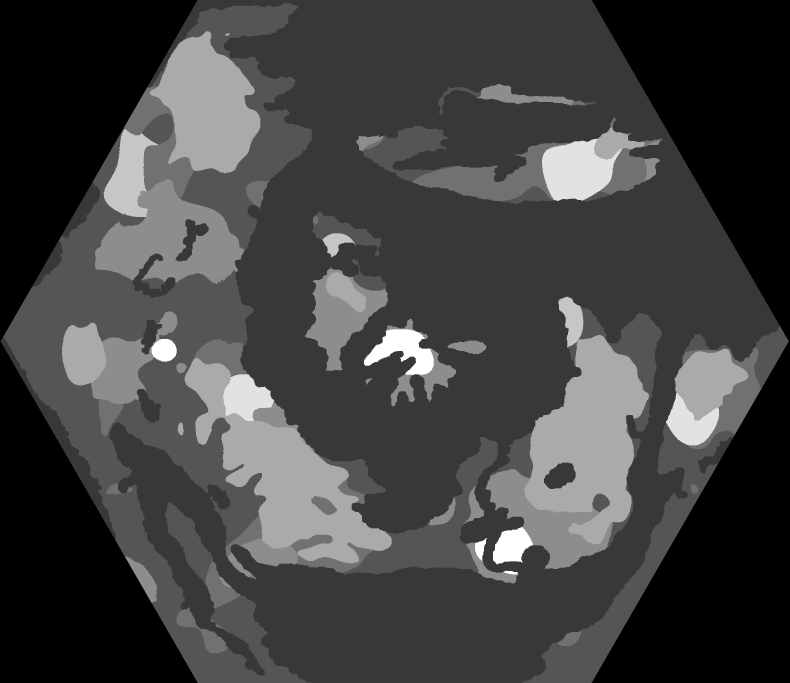
#> input picture game/art/map/map_biomes.png, 2368 x 2048 px, found by its file name (shown at 1/3 size)
$ python make_height.py
#> lines starting #> are read from the running program, lines starting #| are printed output that depends on the picture; after the words box and inside, x2 and y2 are one past the last pixel; in counts of white or black regions, pixels touching at a corner belong together; long printed decimals are rounded
# Висоти для об'єму гір (Huzzah 2026-10-24: «має відчуватися об'єм від того, що я піднімаюся на гору»).
# Своєї карти висот у світу немає, тому висота виводиться з біома гір (6): передгір'я плавно піднімаються до краю гір,
# усередині — масив із гребенями (шум). Результат: art/map/map_height.png (L8, того самого розміру, що map_biomes.png),
# 0 — низина, 255 — game.gd HEIGHT_MAX_M (900 м). Шейдер карти будує за ним світлотінь, cast.gd — висоту героя.
# Запуск: python3 tools/make_height.py  (з теки game)
import numpy as np
from PIL import Image, ImageFilter

b = np.array(Image.open('art/map/map_biomes.png'))
#> b is the input picture: shape (2048, 2368); min 0, max 9, mean 2.33
mask = (b == 6).astype(np.float32)
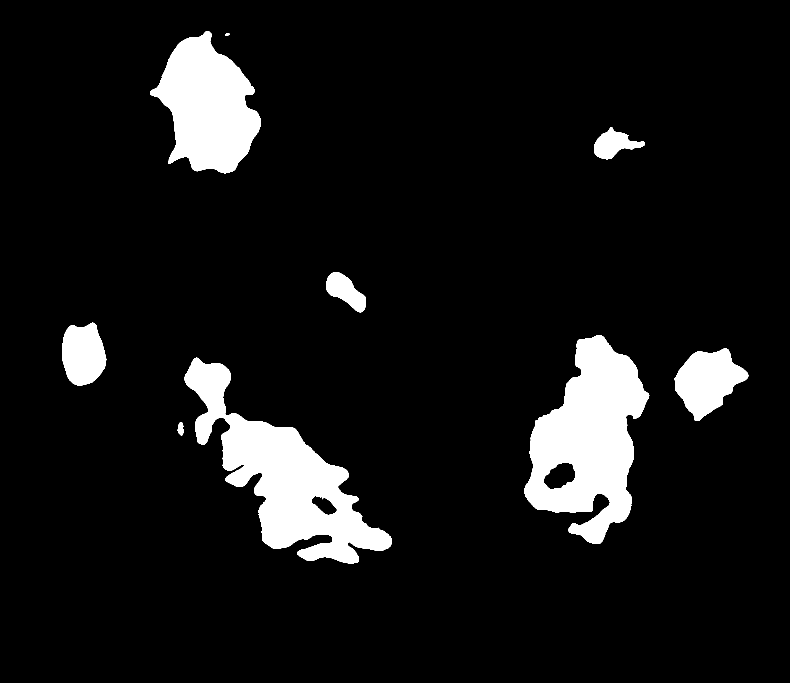
#> mask: shape (2048, 2368) float32 (shown at 1/3 size); values 0 (black) and 1 (white), 8.5% white; 9 white regions, largest, box (x1, y1, x2, y2) and area: (554, 1073, 1175, 1690) 130771, (1573, 1005, 1948, 1632) 130651, (450, 94, 782, 520) 86965
H, W = mask.shape
#> H = 2048; W = 2368


def blur(a, r):
#> called with r = 4
	im = Image.fromarray((a * 255).astype(np.uint8))
	return np.array(im.filter(ImageFilter.GaussianBlur(r))).astype(np.float32) / 255.0


def noise(cell, seed):
	rng = np.random.default_rng(seed)
	g = rng.random((H // cell + 2, W // cell + 2)).astype(np.float32)
	im = Image.fromarray((g * 255).astype(np.uint8)).resize((W + cell * 2, H + cell * 2), Image.BICUBIC)
	return np.array(im)[:H, :W].astype(np.float32) / 255.0


hb = blur(mask, 4) * 0.25 + blur(mask, 14) * 0.4 + blur(mask, 36) * 0.35
base = np.clip((hb - 0.05) / 0.8, 0.0, 1.0) ** 1.6
ridge = np.zeros_like(base)
for cell, w, seed in ((48, 0.5, 1), (20, 0.3, 2), (8, 0.2, 3)):
	n = noise(cell, seed)
	ridge += w * (1.0 - np.abs(2.0 * n - 1.0))
#> this loop made 3 passes
#> pass 1, in noise, `im = Image.fromarray((g * 255).astype(np.uint8)).resize((W + cell * 2,..`:
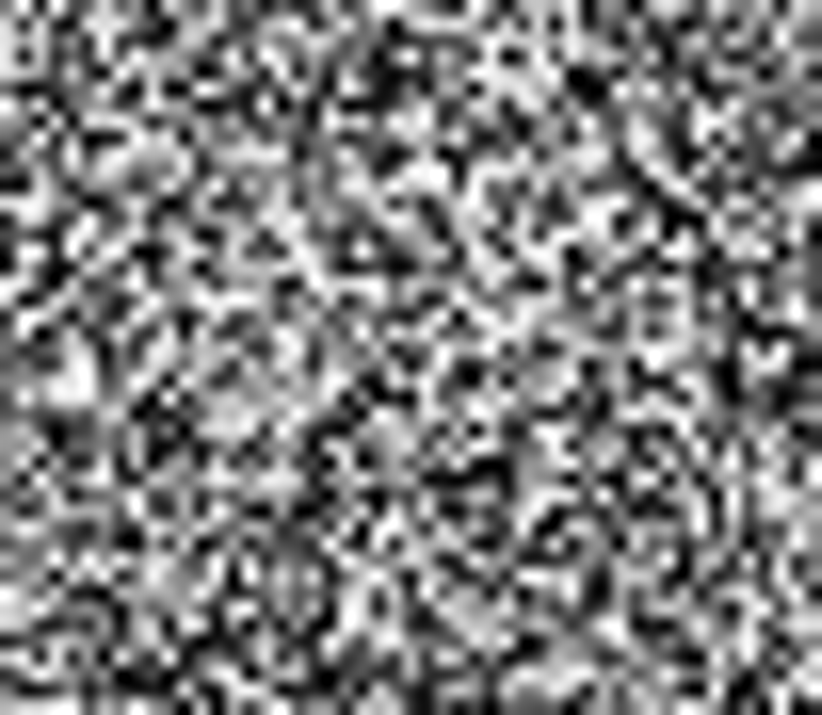
#> im: PIL image 2464x2144 L (shown at 1/3 size); min 0, max 255, mean 126.3
#> pass 1, `n = noise(cell, seed)`:
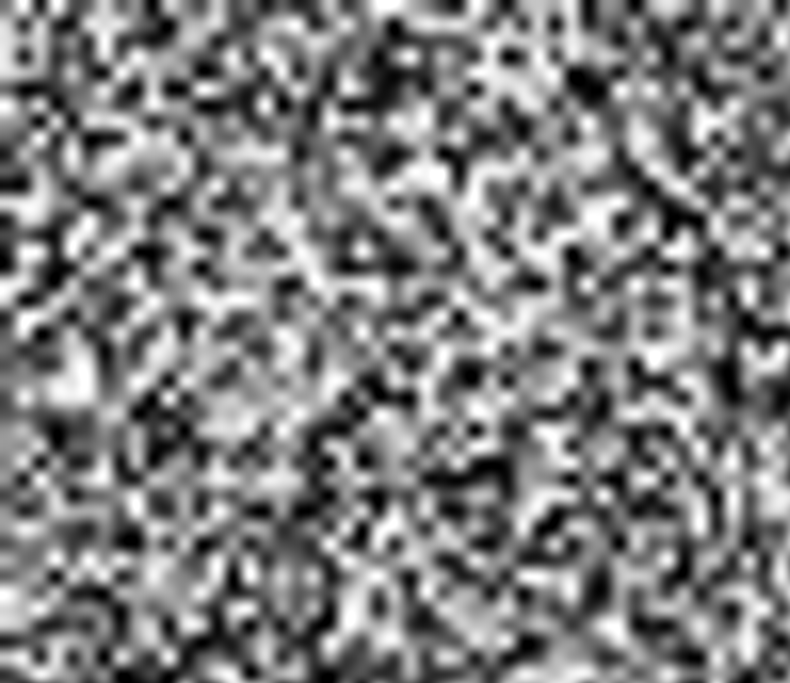
#> n: shape (2048, 2368) float32 (shown at 1/3 size); min 0, max 1, mean 0.497
#> pass 1, `ridge += w * (1.0 - np.abs(2.0 * n - 1.0))`:
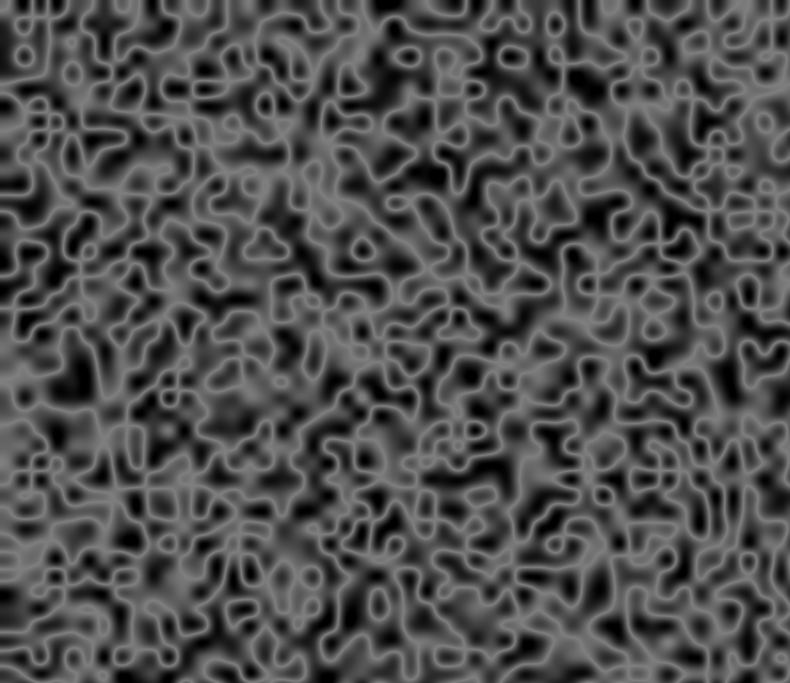
#> ridge: shape (2048, 2368) float32 (shown at 1/3 size); min 0, max 0.498, mean 0.304
#> after the loop:
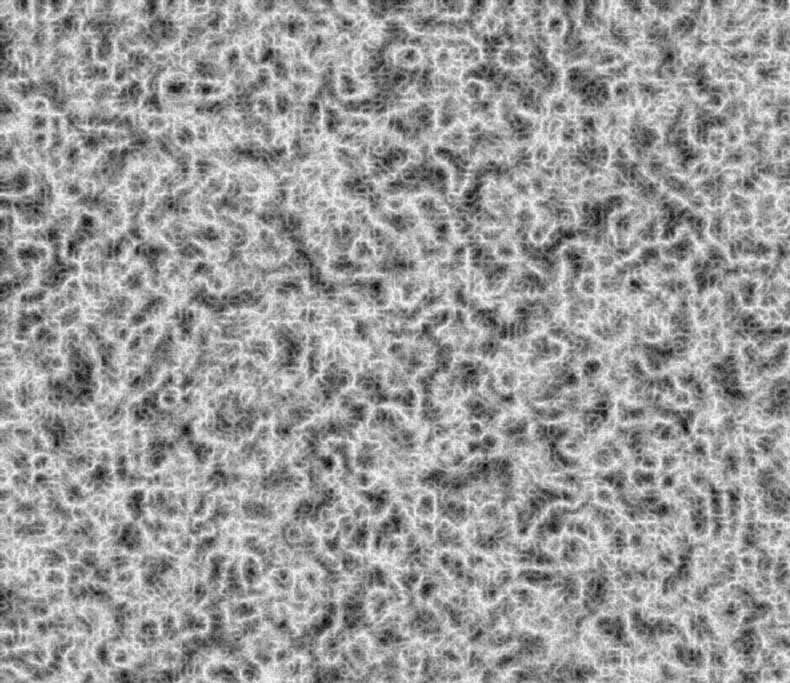
#> ridge: shape (2048, 2368) float32 (shown at 1/3 size); min 0, max 0.996, mean 0.607
h = base * (0.45 + 0.8 * ridge)
h = np.clip(h / max(h.max(), 1e-6), 0.0, 1.0)
# Вода — на нулі
w = np.array(Image.open('art/map/map_water.png').resize((W, H), Image.BILINEAR)).astype(np.float32) / 255.0
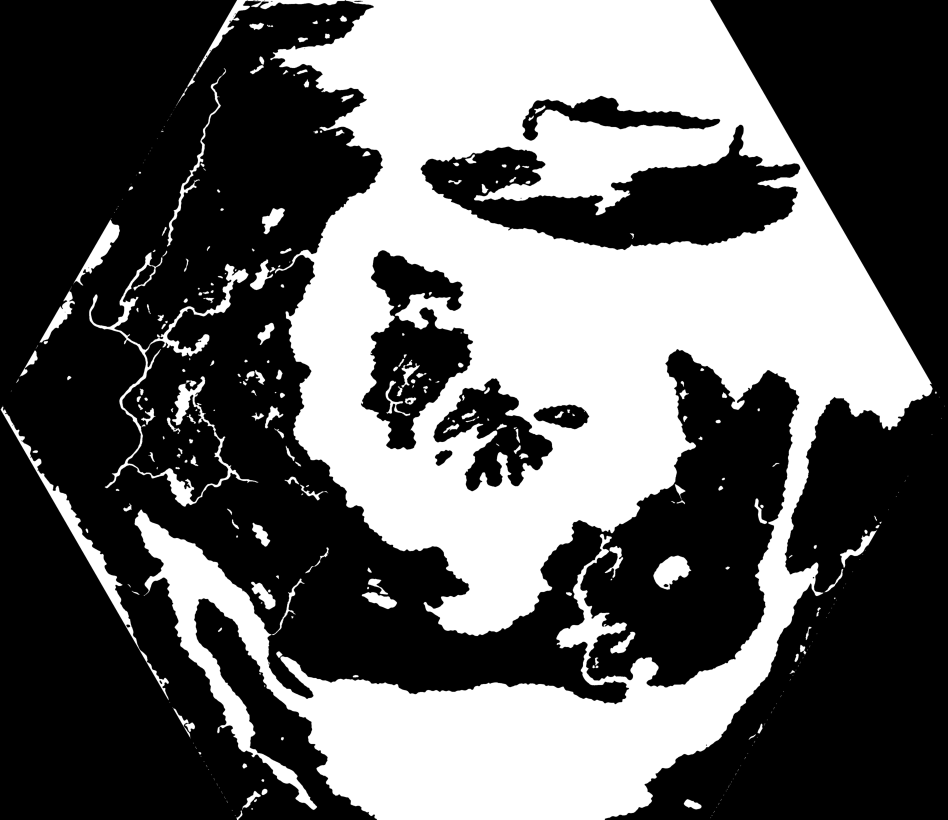
#> input picture game/art/map/map_water.png, 4736 x 4096 px, found by its file name (shown at 1/5 size)
h *= np.clip(1.0 - w * 2.0, 0.0, 1.0)
Image.fromarray((h * 255).astype(np.uint8), 'L').save('art/map/map_height.png', optimize=True)
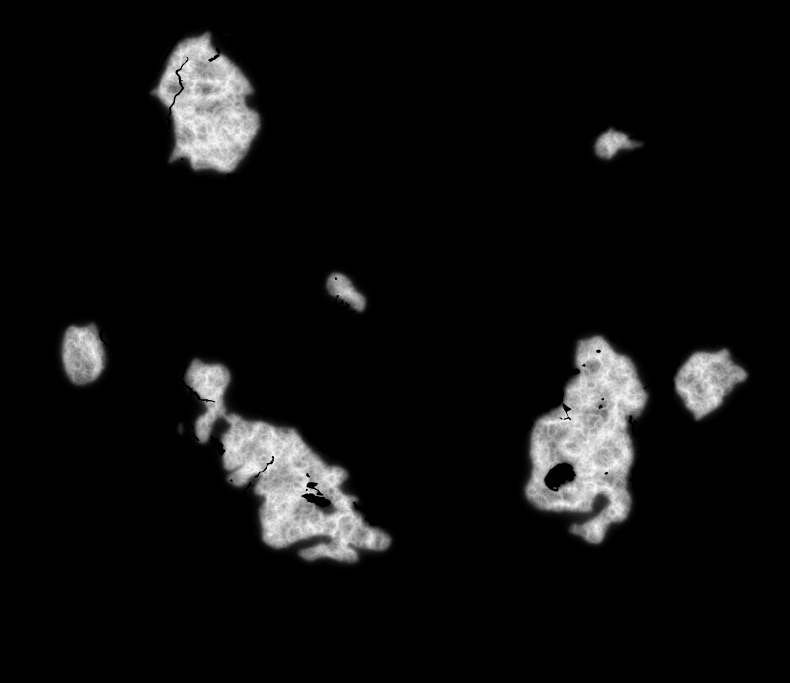
#> saved as map_height.png: PIL image 2368x2048 L (shown at 1/3 size); min 0, max 255, mean 15.1
print('map_height.png', W, H, 'mountain mean', float(h[mask > 0].mean()), 'max', float(h.max()))
#| map_height.png 2368 2048 mountain mean 0.6663 max 1.0
